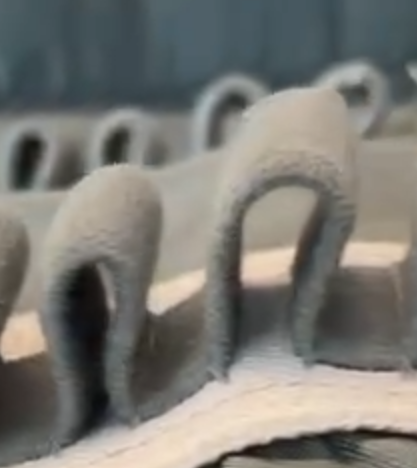
#> input picture src/Yolo_detect/dataset_yolo/images/train/image_004.png, 417 x 468 px
$ python -i prepare_yolo_with_aug.py   (imports and definitions only)
#> lines starting #> are read from the running program, lines starting #| are printed output that depends on the picture
#> further down, picture is the input picture: shape (468, 417, 3); mean B, G, R 116.1, 121.6, 122.8
"""
将 raw_dataset-formatted 中的 PNG+LabelMe JSON:
1) 转换为: 原始图像 + YOLO TXT 标注 (不划分 Train/Val)
2) 生成: 近似 train_yolov8.py(232-244) 的离线数据增强版本 + 对应 YOLO TXT

说明:
- 训练脚本里的 mosaic/mixup 属于多图/混合的在线增强，这里提供单图增强近似: 旋转(degrees)、平移(translate)、缩放(scale)、剪切(shear)、水平翻转(fliplr)、颜色HSV。
- 如确需离线导出 mosaic/mixup，我可以在此脚本基础上继续扩展。

使用方法:
    python prepare_yolo_with_aug.py


"""
from pathlib import Path
from typing import Dict, List, Tuple
import json
import random
import shutil

import numpy as np
import cv2


# 输入与输出目录
RAW_DIR = Path('Raw+Fine_combine-formatted')
OUT_ORIG = Path('Raw+Fine_combine-formatted-aug')
# 合并输出到同一文件夹
OUT_AUG = OUT_ORIG

# 增强参数(与 train_yolov8.py(232-244) 近似)
DEGREES = 15.0          # 旋转角度范围 ±DEGREES
TRANSLATE = 0.10        # 平移比例范围 ±TRANSLATE
SCALE_GAIN = 0.50       # 缩放幅度: [1-SCALE_GAIN, 1+SCALE_GAIN]
SHEAR = 2.0             # 剪切角度范围 ±SHEAR
FLIP_LR_P = 0.5         # 水平翻转概率(对应 fliplr=0.5)
HSV_H = 0.015           # 与 YOLO 类似: 约等于 ±(0.015*360°) ≈ ±5.4°
HSV_S = 0.7             # 饱和度缩放范围 [1-0.7, 1+0.7]
HSV_V = 0.5             # 亮度缩放范围 [1-0.4, 1+0.4]

# 每张图生成多少张增强图
AUG_PER_IMAGE = 2

# 追加离线 Mosaic & CutMix 设置
NUM_EXTRA = 85          # 额外生成的样本数量上限
MOSAIC_PROB = 0.5       # 生成时使用 Mosaic 的概率(否则 CutMix)
MOSAIC_SIZE = 640       # 离线 Mosaic 输出尺寸
AREA_FRAC_MIN = 0.1     # 保留框的最小面积占比阈值


def ensure_dirs(root: Path) -> None:
    (root / 'images').mkdir(parents=True, exist_ok=True)
    (root / 'labels').mkdir(parents=True, exist_ok=True)


# [22 lines left out: functions list_pairs, collect_class_names, not called in this run]


def clamp(v: float, lo: float, hi: float) -> float:
    return max(lo, min(hi, v))


# [87 lines left out: functions points_to_bbox, xyxy_to_yolo, parse_labelme_boxes, save_yolo_labels, yolo_to_xyxy, load_yolo_boxes, not called in this run]


def box_area(x1: float, y1: float, x2: float, y2: float) -> float:
    return max(0.0, x2 - x1) * max(0.0, y2 - y1)


# [138 lines left out: functions clip_box, rect_intersection, list_all_images_labels, create_mosaic_sample, create_cutmix_sample, not called in this run]

def random_hsv(image_bgr: np.ndarray) -> np.ndarray:
    """近似 YOLO hsv_h/s/v 的随机颜色增强"""
    hsv = cv2.cvtColor(image_bgr, cv2.COLOR_BGR2HSV).astype(np.float32)
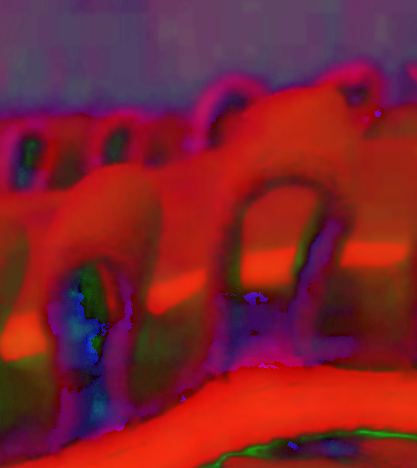
#> hsv: shape (468, 417, 3) float32; mean B, G, R 44.9, 33.1, 127.6
    h, s, v = cv2.split(hsv)
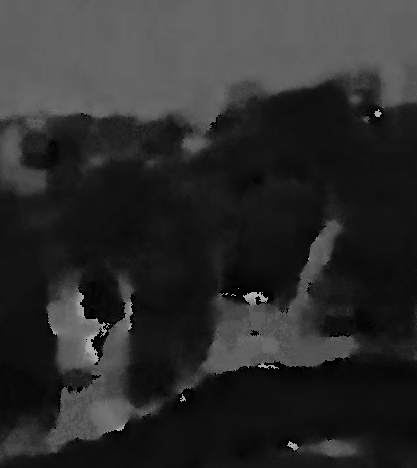
#> h: shape (468, 417) float32; min 0, max 177, mean 44.9
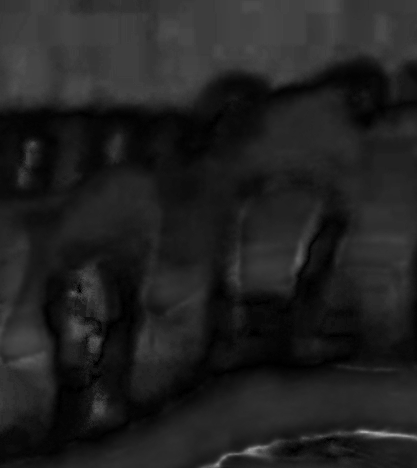
#> s: shape (468, 417) float32; min 0, max 173, mean 33.1
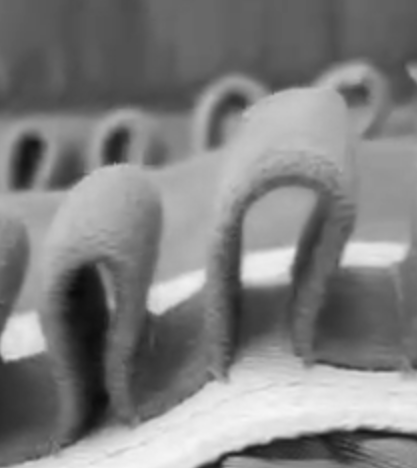
#> v: shape (468, 417) float32; min 11, max 246, mean 127.6

    # H: OpenCV 取值[0,179], 将 ±(0.015*360)=±5.4° 映射为单位≈±3
    h_shift = random.uniform(-HSV_H, HSV_H) * 360.0 / 2.0  # 角度→OpenCV单位
    h = (h + h_shift) % 180.0

    # S/V: 乘法缩放
    s_scale = random.uniform(1.0 - HSV_S, 1.0 + HSV_S)
    v_scale = random.uniform(1.0 - HSV_V, 1.0 + HSV_V)
    s = np.clip(s * s_scale, 0, 255)
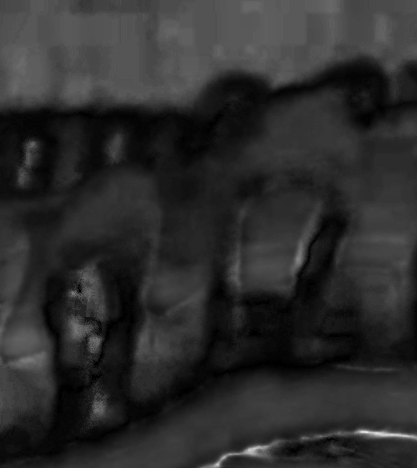
#> s: shape (468, 417) float32; min 0, max 235.5, mean 45
    v = np.clip(v * v_scale, 0, 255)

    hsv = cv2.merge([h, s, v]).astype(np.uint8)
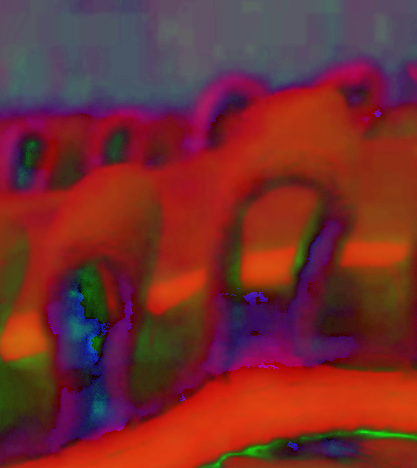
#> hsv: shape (468, 417, 3); mean B, G, R 45.9, 44.5, 117
    return cv2.cvtColor(hsv, cv2.COLOR_HSV2BGR)
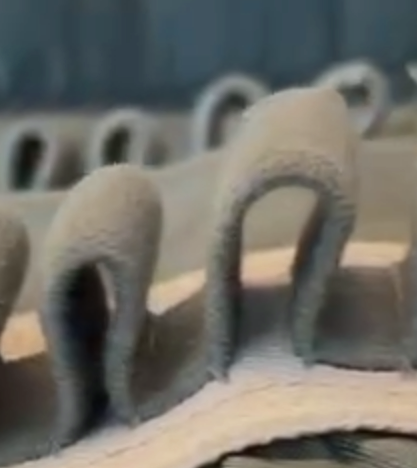
#> returned value: shape (468, 417, 3); mean B, G, R 102.5, 109.4, 110.8


# [216 lines left out: functions build_affine_matrix, transform_bboxes_xyxy, maybe_flip_lr, process_one_pair, generate_extra_samples, main, not called in this run]


# [2 lines not run here, left out]

>>> import cv2
>>> picture = cv2.imread('../Yolo_detect/dataset_yolo/images/train/image_004.png')
>>> result = random_hsv(picture)

$ run again, on src/Yolo_detect/dataset_yolo/images/val/image_024.png
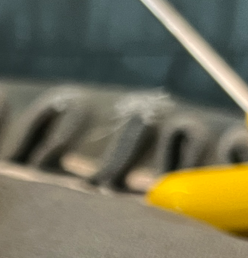
#> input picture src/Yolo_detect/dataset_yolo/images/val/image_024.png, 248 x 258 px
#> picture is the input picture: shape (258, 248, 3); mean B, G, R 88.8, 112, 114.9
#> in random_hsv, `hsv = cv2.merge([h, s, v]).astype(np.uint8)`:
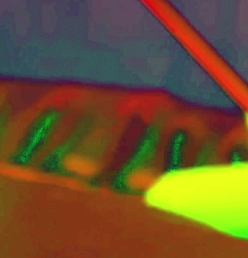
#> hsv: shape (258, 248, 3); mean B, G, R 44.9, 82.3, 110.2
#> in random_hsv, `return cv2.cvtColor(hsv, cv2.COLOR_HSV2BGR)`:
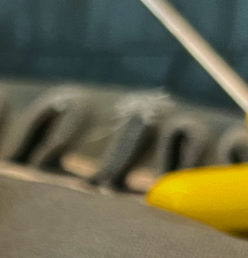
#> returned value: shape (258, 248, 3); mean B, G, R 76.1, 101.8, 103.4

$ run again, on src/Yolo_detect/dataset_yolo/images/val/image_027.png
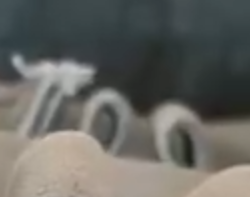
#> input picture src/Yolo_detect/dataset_yolo/images/val/image_027.png, 250 x 197 px
#> picture is the input picture: shape (197, 250, 3); mean B, G, R 97.6, 102.1, 102
#> in random_hsv, `h, s, v = cv2.split(hsv)`:
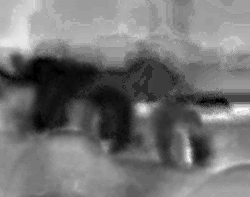
#> s: shape (197, 250) float32; min 0, max 72, mean 32.9; drawn with min black and max white
#> in random_hsv, `return cv2.cvtColor(hsv, cv2.COLOR_HSV2BGR)`:
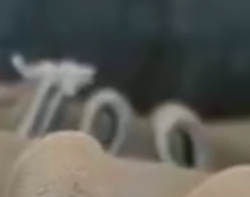
#> returned value: shape (197, 250, 3); mean B, G, R 86.2, 91.9, 91.7
